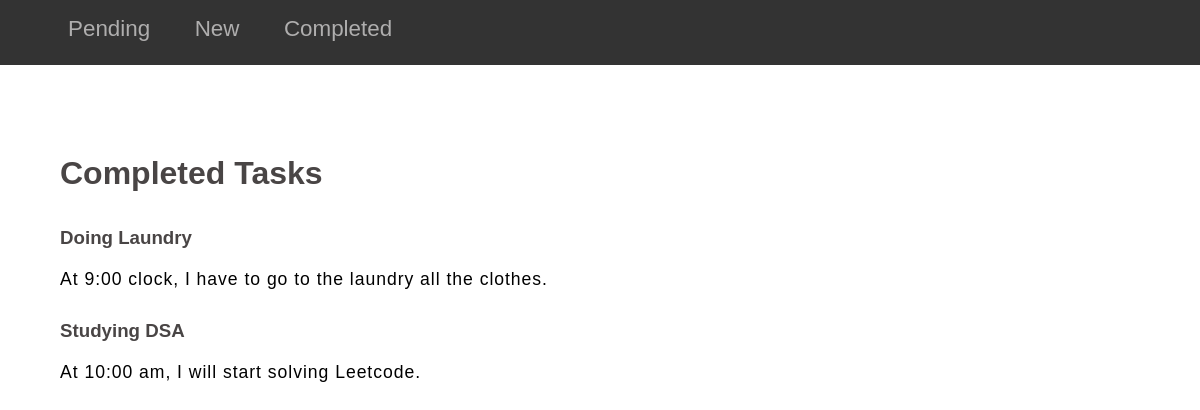
The page /completed_tasks/ on the database as committed earlier.
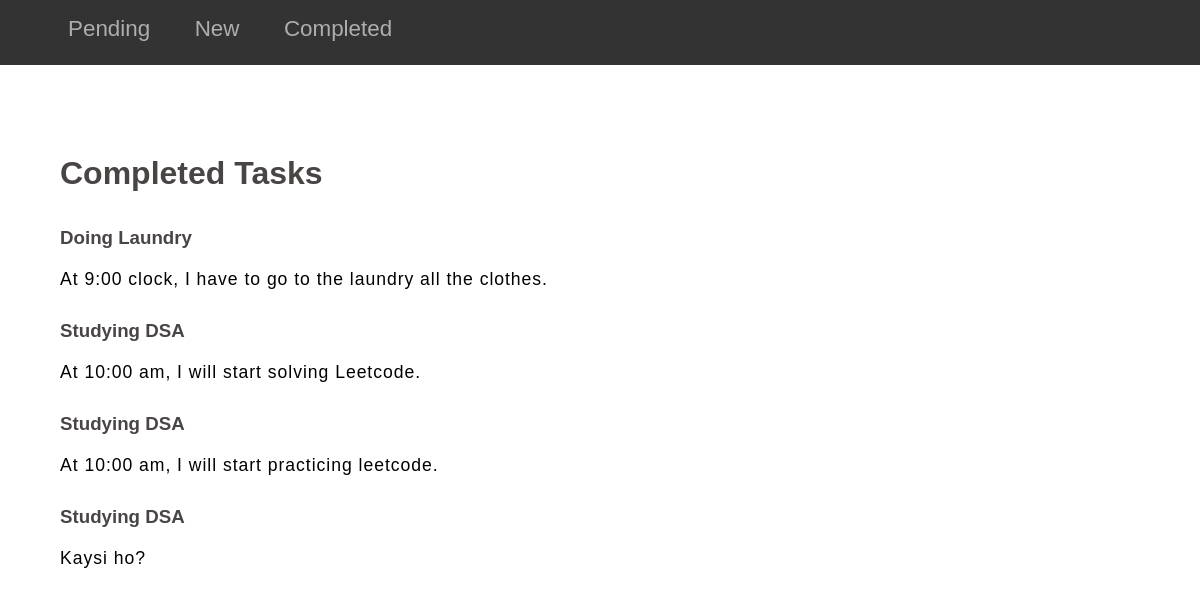
The same page on the database as committed later.
### to_do_app/models.py (models this page shows)
class TaskModel(models.Model):
  taskTitle = models.CharField(max_length=100)
  taskDescription = models.CharField(max_length=255)
  is_completed = models.BooleanField(default=False)

### to_do_app/views.py (the view)
# urls.py: path('completed_tasks/', views.completedTasks.as_view(), name='completed_tasks'),
class completedTasks(ListView):
  model = TaskModel
  template_name = 'completed_tasks.html'
  queryset = TaskModel.objects.filter(is_completed=True).all()
  context_object_name = 'tasks'

### to_do_app/templates/completed_tasks.html (shortened to what this page needs)
{% extends 'base.html' %}
{% block content %}
  <h1>Completed Tasks</h1>
  {% for task in tasks %}
    <div class="tiles">
      <h3>{{ task.taskTitle }}</h3>
      <p>{{ task.taskDescription }}</p>
    </div>
  {% endfor %}
{% endblock %}

### templates/base.html (shortened to what this page needs)
{% load static %}
<!DOCTYPE html>
<html lang="en">
<head>
  <link rel="stylesheet" href="{% static 'css/global.css' %}">
</head>
<body>
  <nav>
    <div class="nav-link">
      <a href="{% url 'todolist:show_tasks' %}">Pending</a>
      <a href="{% url 'todolist:add_task' %}">New</a>
      <a href="{% url 'todolist:completed_tasks' %}">Completed</a>
    </div>
  </nav>
  <main>
    {% block content %}{% endblock %}
  </main>
</body>
</html>

### static/css/global.css (style rules this page uses)
* { margin: 0; padding: 0; font-family:sans-serif; box-sizing: border-box; }
a { text-decoration: none; cursor: pointer; }
p { font-size: 1.1rem; font-weight: 500; letter-spacing: 0.06rem; }
h1, h2, h3, h4, h5, h6 { font-family :'Trebuchet MS', 'Lucida Sans Unicode', 'Lucida Grande', 'Lucida Sans', Arial, sans-serif; color: #494545; margin-bottom: 20px; }
nav { display: flex; justify-content: space-between; height: 65px; width: 100%; padding: 1em 3em; background-color: #333; }
nav a { text-decoration: none; color: rgb(175, 174, 174); margin: auto 20px; font-size: 1.4rem; }
main { display: flex; flex-direction: column; justify-content: center; max-width: 1200px; margin: 30px auto; padding: 60px 60px; }
.tiles { margin: 15px 0; }

Rows that differ between the two databases and show on the page:
now on this page (row edited): TaskModel: taskTitle "Studying DSA", taskDescription "At 10:00 am, I will start practicing leetcode."
added TaskModel: taskTitle "Studying DSA", taskDescription "Kaysi ho?"
